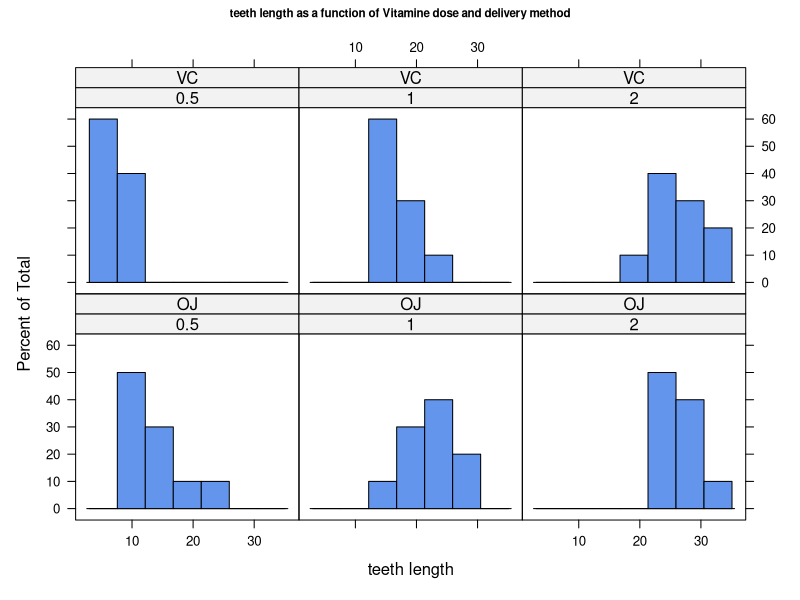

The R script that drew this image:
## ---- chunk 1
library(datasets)
 dim(ToothGrowth)
## ---- chunk 2
ToothGrowth$supp<-as.factor(ToothGrowth$supp)
 ToothGrowth$dose<-as.factor(ToothGrowth$dose)
## ---- chunk 3
 library(lattice)
histogram(~len|dose*supp,data=ToothGrowth, xlab="teeth length",
    main=list(label="teeth length as a function of Vitamine dose and delivery method"
              ,cex=0.7),col="cornflowerblue")
## ---- chunk 4
summary(ToothGrowth)
## ---- chunk 5
meanOJ<-mean(ToothGrowth$len[ToothGrowth$supp=="OJ"])
meanVC<-mean(ToothGrowth$len[ToothGrowth$supp=="VC"])
sdOJ<-sd(ToothGrowth$len[ToothGrowth$supp=="OJ"])
sdVC<-sd(ToothGrowth$len[ToothGrowth$supp=="VC"])
## ---- chunk 6
NOJ<-sum(ToothGrowth$supp=="OJ")
NVC<-sum(ToothGrowth$supp=="VC")
Sigma<-sqrt(((NOJ-1)*sdOJ^2+(NVC-1)*sdVC^2)/(NOJ+NVC-2))
meanOJ-meanVC+c(-1,1)*qt(0.975,NOJ+NVC-2)*Sigma*sqrt(1/NOJ+1/NVC)
## ---- chunk 7
t.test(ToothGrowth$len[ToothGrowth$supp=="OJ"],
       ToothGrowth$len[ToothGrowth$supp=="VC"],paired=FALSE,var.equal=TRUE)$conf
## ---- chunk 8
t.test(ToothGrowth$len[ToothGrowth$dose=="1"],
       ToothGrowth$len[ToothGrowth$dose=="0.5"],paired=FALSE,var.equal=TRUE)$conf
## ---- chunk 9
t.test(ToothGrowth$len[ToothGrowth$dose=="2"],
       ToothGrowth$len[ToothGrowth$dose=="0.5"],paired=FALSE,var.equal=TRUE)$conf
## ---- chunk 10
t.test(ToothGrowth$len[ToothGrowth$dose=="2"],
       ToothGrowth$len[ToothGrowth$dose=="1"],paired=FALSE,var.equal=TRUE)$conf
